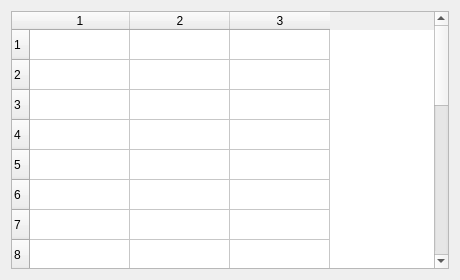
<?xml version="1.0" encoding="UTF-8"?>
<ui version="4.0"><class>Dialog</class><widget class="QDialog" name="Dialog"><property name="geometry"><rect><x>0</x><y>0</y><width>460</width><height>280</height></rect></property><property name="windowTitle"><string>Selection rows_20</string></property><layout class="QVBoxLayout" name="verticalLayout"><property name="leftMargin"><number>11</number></property><property name="topMargin"><number>11</number></property><property name="rightMargin"><number>11</number></property><property name="bottomMargin"><number>11</number></property><property name="spacing"><number>6</number></property><item><widget class="QTableWidget" name="table"><property name="rowCount"><number>20</number></property><property name="columnCount"><number>3</number></property></widget></item></layout></widget></ui>
